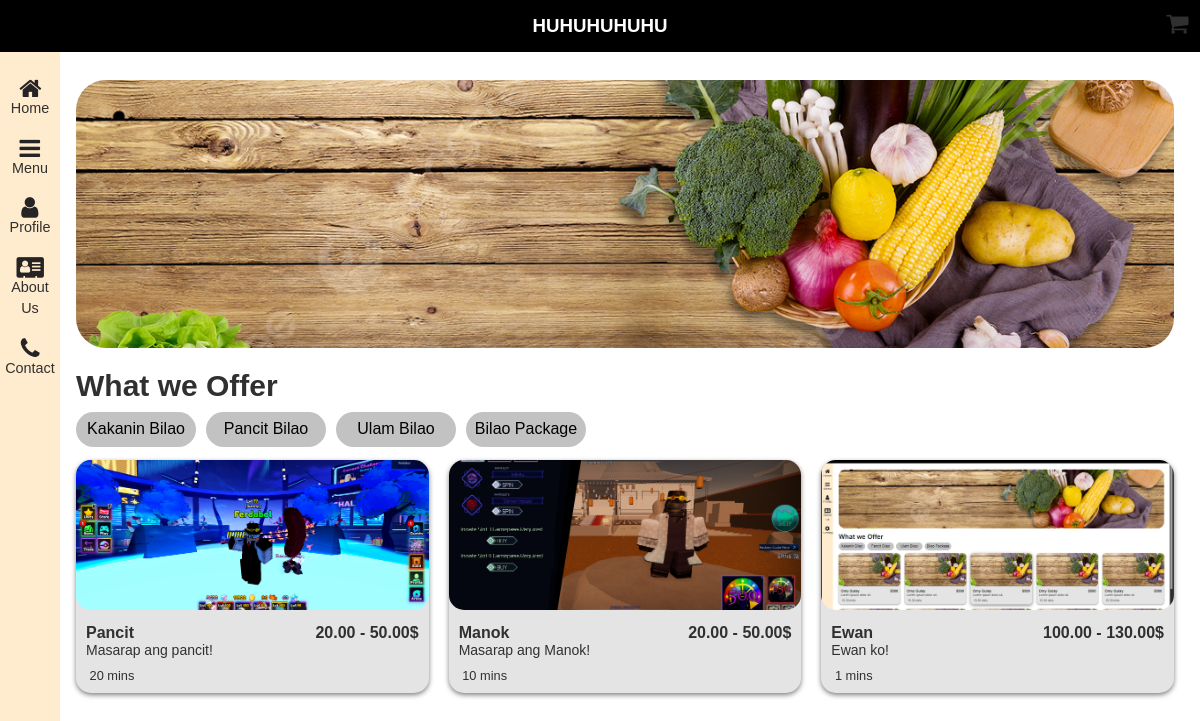
/SAAD/menu.php (signed in), run on the app's committed database.
### tables this page shows
CREATE TABLE `food` (
  `food_id` int(10) NOT NULL,
  `Name` varchar(20) NOT NULL,
  `Description` varchar(50) NOT NULL,
  `Image` varchar(50) NOT NULL,
  `Time` varchar(20) NOT NULL
);

### SAAD/menu.php (the view, shortened to what this page needs)
<!DOCTYPE html>
<html lang="en">
<head>
    <link rel="stylesheet" type="text/css" href="menu.css">
    <link rel="stylesheet" href="https://cdnjs.cloudflare.com/ajax/libs/font-awesome/4.7.0/css/font-awesome.min.css">
</head>
<body>
    <label for="cart" class="label-cart"><span class="fa fa-shopping-cart"></span></label>
    <h3 class="logo">HUHUHUHUHU</h3>
    <div class="sidebar">
        <div class="sidebar-menu">
            <span class="fa fa-home"></span>
            <a href="#">Home</a>
        </div>
        <div class="sidebar-menu">
            <span class="fa fa-bars"></span>
            <a href="#">Menu</a>
        </div>
        <div class="sidebar-menu">
            <span class="fa fa-user"></span>
            <a href="profile.php">Profile</a>
        </div>
        <div class="sidebar-menu">
            <span class="fa fa-address-card"></span>
            <a href="#">About Us</a>
        </div>
        <div class="sidebar-menu">
            <span class="fa fa-phone"></span>
            <a href="#">Contact</a>
        </div>
    </div>
    <div class="container">
        <div class="menu">
            <div class="menu-banner">
                <img src="sample.jpg">
            </div>
            <h3 class="menu-title">What we Offer</h3>
            <div class="menu-category">
                <a href="#">Kakanin Bilao</a>
                <a href="#">Pancit Bilao</a>
                <a href="#">Ulam Bilao</a>
                <a href="#">Bilao Package</a>
            </div>
            <div class="menu-content">
                <?php
                include("connection.php");
                if (isset($_SESSION['userinfo'])) {
                    $sql = "
                        SELECT
                            f.food_id,
                            f.Name,
                            f.Description,
                            f.Image,
                            f.Time,
                            MIN(fp.price) AS min_price,
                            MAX(fp.price) AS max_price
                        FROM
                            food f
                        INNER JOIN
                            food_size_pricing fp ON f.food_id = fp.food_id
                        GROUP BY
                            f.food_id, f.Name, f.Description, f.Image, f.Time
                    ";
                    $result = $conn->query($sql);
                    while ($row = $result->fetch_assoc()) {
                        $price_range = number_format($row['min_price'], 2) . " - " . number_format($row['max_price'], 2) . "$";
                        ?>
                        <div class="menu-item" data-name="<?php echo $row['Name']; ?>" data-price="<?php echo $price_range; ?>" data-image="<?php echo $row['Image']; ?>" data-food-id="<?php echo $row['food_id']; ?>">
                            <img class="card-img" src="<?php echo $row['Image']; ?>">
                            <div class="card-detail">
                                <h4>
                                    <?php echo $row['Name']; ?>
                                    <span><?php echo $price_range; ?></span>
                                </h4>
                                <p><?php echo $row['Description']; ?></p>
                                <p class="card-time"><span class="fa fa-clock"></span> <?php echo $row['Time']; ?> mins</p>
                            </div>
                        </div>
                        <?php
                    }
                }
                ?>
            </div>
        </div>
    </div>
</body>
</html>

### SAAD/css/menu.css (style rules this page uses)
* { margin: 0; padding: 0; outline: none; box-sizing: border-box; }
body { width: 100%; height: auto; color:rgb(48, 48, 48); font-family: sans-serif; }
p { font-size: 14px; }
.label-cart { position: fixed; top: 15px; right: 15px; z-index: 4; cursor: pointer; transform: scale(1.5); }
.logo { position: fixed; background-color: rgb(0, 0, 0); color:rgb(255, 255, 255); width: 100%; text-align: center; padding: 15px 0px 15px 0px; top: 0; z-index: 2; left: 0; right: 0; margin: auto; }
.sidebar { position: fixed; top: 0; left: 0; width: 60px; height: 100%; background-color: blanchedalmond; z-index: 1; padding-top: 70px; }
.sidebar-menu { width: 100%; text-align: center; padding: 10px 5px; color: rgb(37, 35, 35); }
.sidebar-menu span { transform: scale(1.5); }
.sidebar-menu > a { text-decoration: none; font-size: 0.9rem; line-height: 1.5; color: rgb(48, 48, 48); }
.menu { height: 100%; width: 100%; padding-right: 360px; padding-left: 60px; }
.menu-banner { width: 100%; height: 300px; position: relative; margin-top: 4rem; padding: 1rem; border-radius: 30px; cursor: pointer; }
.menu-banner img { height: 100%; width: 100%; object-fit: cover; border-radius: 30px; }
.menu-title { white-space: nowrap; display: inline-block; font-size: 30px; padding: 0.3rem 1rem; }
.menu-category { white-space: nowrap; display: inline-block; display: flex; gap: 10px; padding: 0.3rem 1rem; }
.menu-category a { text-decoration: none; text-align: center; border-radius: 20px; min-width: 120px; padding: 0.5rem 0; background-color: #c2c2c2; color: black; height: 35px; }
.menu-content { display: grid; grid-template-columns: repeat(auto-fit, minmax(250px, 1fr)); gap: 20px; padding: 0.5rem 1rem 1rem 1rem }
.menu-item { background-color: rgb(228, 228, 228); box-shadow: rgb(0, 0, 0, 0.50) 0px 2px 5px; border-radius: 15px; position: relative; cursor: pointer; }
.card-img { width: 100%; height: 150px; object-fit: cover; border-radius: 15px; }
.card-detail { font-weight: 30px; padding: 10px; }
.card-detail > h4 > span { float: right; }
.card-time { font-size: 0.8rem; padding-top: 10px; }
#cart:not(:checked) ~ .container .menu { padding-right: 10px; }

### data on the page
food: Image (picture), Name "Pancit", price_range "20.00 - 50.00$", Description "Masarap ang pancit!", Time "20"
food: Image (picture), Name "Manok", price_range "20.00 - 50.00$", Description "Masarap ang Manok!", Time "10"
food: Image (picture), Name "Ewan", price_range "100.00 - 130.00$", Description "Ewan ko!", Time "1"
